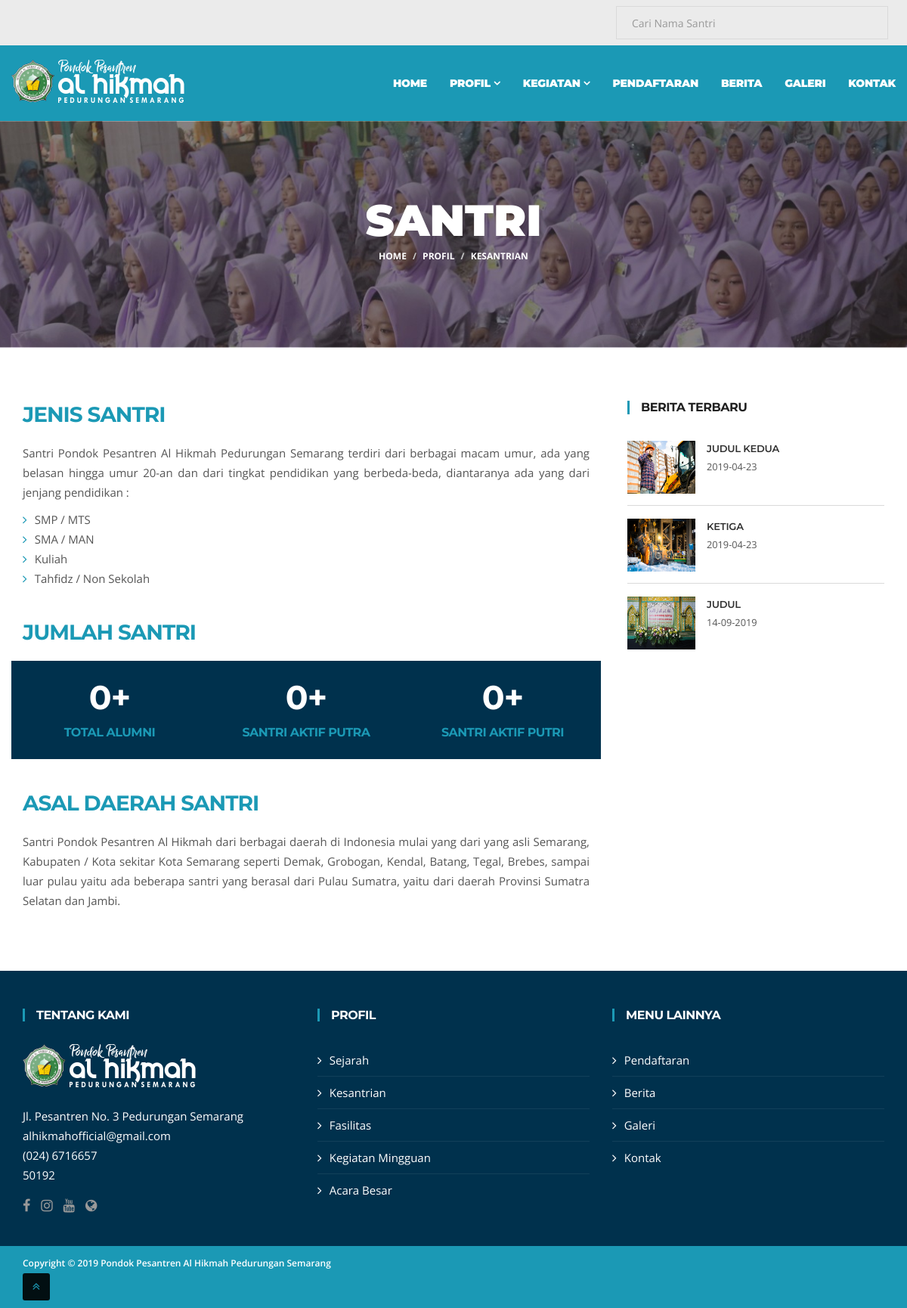
The app's page /kesantrian/index.php with its own data.
### tables this page shows
CREATE TABLE `berita` (
  `id_berita` int(5) NOT NULL,
  `tanggal` varchar(50) NOT NULL,
  `id_label` int(4) NOT NULL DEFAULT '0',
  `judul` varchar(100) NOT NULL,
  `isi` varchar(4000) NOT NULL,
  `gambar` varchar(20) NOT NULL
);

### kesantrian/index.php (the view, shortened to what this page needs)
<?php
include '../koneksi.php';
$sql = "SELECT * FROM berita join label using(id_label) limit 3";
$result = mysqli_query($conn, $sql);
?>
<!DOCTYPE html>
<html lang="en">
<head>
   <link rel="stylesheet" href="../css/bootstrap.min.css">
   <link rel="stylesheet" href="../css/style.css">
   <link rel="stylesheet" href="../css/responsive.css">
   <link rel="stylesheet" href="../css/font-awesome.min.css">
   <link rel="stylesheet" href="../css/animate.css">
   <link rel="stylesheet" href="../css/owl.carousel.min.css">
   <link rel="stylesheet" href="../css/owl.theme.default.min.css">
   <link rel="stylesheet" href="../css/colorbox.css">
  </head>
  <body>
   <div class="body-inner">
    <div id="top-bar" class="top-bar">
     <div class="container">
      <div class="row">
       <div class="col-lg-4 col-md-4 col-sm-6 col-xs-12 text-right pull-right">
        <form action="../datacari">
          <div class="">
            <input type="text" name="cari" class="form-control form-control-lg" placeholder="Cari Nama Santri" autocomplete="off">
          </div>
        </form>
      </div>
    </div>
  </div>
</div>
<header id="header" class="header-two">
  <div class="container">
    <div class="row">
      <div class="navbar-header">
        <div class="logo">
          <a href="../">
            <img src="../images/logo.png" alt="">
          </a>
        </div>
      </div>
      <nav class="site-navigation navigation pull-right">
        <div class="site-nav-inner">
          <div class="collapse navbar-collapse navbar-responsive-collapse">
            <ul class="nav navbar-nav">
              <li><a href="../">Home</a>
              </li>
              <li class="dropdown"><a href="#" class="dropdown-toggle" data-toggle="dropdown">Profil <i
                class="fa fa-angle-down"></i></a>
              </li>
              <li class="dropdown"><a href="#" class="dropdown-toggle" data-toggle="dropdown">Kegiatan <i
                class="fa fa-angle-down"></i></a>
              </li>
              <li><a href="../pendaftaran">Pendaftaran</a></li>
              <li><a href="../">Berita</a></li>
              <li><a href="../galeri">Galeri</a></li>
              <li><a href="../kontak">Kontak</a></li>
            </ul>
          </div>
        </div>
      </nav>
    </div>
  </div>
</header>
<div id="banner-area" class="banner-area" style="background-image:url(../images/banner3.jpg)">
  <div class="banner-text">
   <div class="container">
    <div class="row">
     <div class="col-xs-12">
      <div class="banner-heading">
       <h1 class="banner-title">Santri</h1>
       <ol class="breadcrumb">
        <li><a href="../">Home</a></li>
        <li>Profil</li>
        <li>Kesantrian</li>
      </ol>
    </div>
  </div>
</div>
</div>
</div>
</div>
<section id="main-container" class="main-container">
  <div class="container">
   <div class="row">
    <div class="col-lg-8 col-md-8 col-sm-12">
     <div class="content-inner-page">
      <h2 class="column-title mrt-0">Jenis Santri</h2>
      <div class="row">
       <div class="col-md-12">
        <p style="text-align: justify;">Santri Pondok Pesantren Al Hikmah Pedurungan Semarang terdiri dari berbagai macam umur, ada yang belasan hingga umur 20-an dan dari tingkat pendidikan yang berbeda-beda, diantaranya ada yang dari jenjang pendidikan :</p>
        <ul class="list-arrow">
          <li>SMP / MTS</li>
          <li>SMA / MAN</li>
          <li>Kuliah</li>
          <li>Tahfidz / Non Sekolah</li>
        </ul>
      </div>
    </div>
    <div class="gap-40">
    </div>
    <h2 class="column-title mrt-0">Jumlah Santri</h2>
    <div class="row facts-area dark-bg">
      <div class="facts-wrapper">
        <div class="col-sm-4 ts-facts">
          <div class="ts-facts-content">
            <h2 class="ts-facts-num"><span class="counterUp" data-count="4000">0</span>+</h2>
            <h3 class="ts-facts-title">Total Alumni</h3>
          </div>
        </div>
        <div class="col-sm-4 ts-facts">
          <div class="ts-facts-content">
            <h2 class="ts-facts-num"><span class="counterUp" data-count="70">0</span>+</h2>
            <h3 class="ts-facts-title">Santri Aktif Putra</h3>
          </div>
        </div>
        <div class="col-sm-4 ts-facts">
          <div class="ts-facts-content">
            <h2 class="ts-facts-num"><span class="counterUp" data-count="200">0</span>+</h2>
            <h3 class="ts-facts-title">Santri Aktif Putri</h3>
            <br>
          </div>
        </div>
      </div>
    </div>
    <div class="gap-40">
    </div>
    <h2 class="column-title mrt-0">Asal Daerah Santri</h2>
    <div class="row">
     <div class="col-md-12">
      <p style="text-align: justify;">Santri Pondok Pesantren Al Hikmah dari berbagai daerah di Indonesia mulai yang dari yang asli Semarang, Kabupaten / Kota sekitar Kota Semarang seperti Demak, Grobogan, Kendal, Batang, Tegal, Brebes, sampai luar pulau yaitu ada beberapa santri yang berasal dari Pulau Sumatra, yaitu dari daerah Provinsi Sumatra Selatan dan Jambi.</p>
    </div>
  </div>
</div>
</div>
  <div class="col-md-4">
    <div class="sidebar sidebar-right">
      <div class="widget recent-posts">
        <h3 class="widget-title">Berita Terbaru</h3>
        <ul class="unstyled clearfix">
          <?php while($berita = mysqli_fetch_array($result)){
            ?>
            <li>
              <div class="posts-thumb pull-left">
                <a href="#"><img alt="img" src="../admin/img/berita/<?= $berita['gambar']; ?>"></a>
              </div>
              <div class="post-info">
                <h4 class="entry-title">
                  <a href="../lihatberita/?judul=<?= $berita['judul'];?>"><?= $berita['judul']; ?></a>
                </h4>
                <p><small> <?= $berita['tanggal']; ?></small></p>
              </div>
              <div class="clearfix"></div>
            </li>
            <?php
          }
          ?>
        </ul>
      </div>
    </div>
  </div>
</div>
</div>
</section>
<footer id="footer" class="footer bg-overlay">
  <div class="footer-main">
    <div class="container">
      <div class="row">
        <div class="col-md-4 col-sm-12 footer-widget footer-about">
          <h3 class="widget-title">Tentang Kami</h3>
          <img class="footer-logo" src="../images/logo.png" alt="" />
          <p>Jl. Pesantren No. 3 Pedurungan Semarang<br>alhikmahofficial@gmail.com<br>(024) 6716657<br>50192</p>
          <div class="footer-social">
            <ul>
              <li><a href="https://web.facebook.com/ppalhikmahsmg/"><i class="fa fa-facebook"></i></a></li>
              <li><a href="https://www.instagram.com/ppalhikmahsmg/"><i class="fa fa-instagram"></i></a></li>
              <li><a href="https://www.youtube.com/channel/UCld4GHv_Tu-IoTsuRrGj5Yw"><i class="fa fa-youtube"></i></a></li>
              <li><a href="http://www.alhikmah.ponpes.id"><i class="fa fa-globe"></i></a></li>
            </ul>
          </div>
        </div>
            <div class="col-md-4 col-sm-12 col-xs-12 footer-widget">
              <h3 class="widget-title">Profil</h3>
              <ul class="list-arrow">
                <li><a href="../sejarah">Sejarah</a></li>
                <li><a href="">Kesantrian</a></li>
                <li><a href="fasilitas">Fasilitas</a></li>
                <li><a href="../mingguan">Kegiatan Mingguan</a></li>
                <li><a href="../acarabesar">Acara Besar</a></li>
              </ul>
            </div>
            <div class="col-md-4 col-sm-12 col-xs-12 footer-widget">
              <h3 class="widget-title">Menu Lainnya</h3>
              <ul class="list-arrow">
                <li><a href="../pendaftaran">Pendaftaran</a></li>
                <li><a href="../berita">Berita</a></li>
                <li><a href="../galeri">Galeri</a></li>
                <li><a href="../kontak">Kontak</a></li>
              </ul>
            </div>
          </div>
        </div>
      </div>
      <div class="copyright">
        <div class="container">
          <div class="row">
            <div class="col-xs-12 col-sm-6">
              <div class="copyright-info">
                <span>Copyright © 2019 <a href="http://alhikmah.ponpes.id">Pondok Pesantren Al Hikmah Pedurungan Semarang</a></span>
              </div>
            </div>
          </div>
          <div id="back-to-top" data-spy="affix" data-offset-top="10" class="back-to-top affix">
            <button class="btn btn-primary" title="Back to Top">
              <i class="fa fa-angle-double-up"></i>
            </button>
          </div>
        </div>
      </div>
    </footer>
  </div>
</body>
</html>

### css/responsive.css (style rules this page uses)
@media (min-width : 1200px) { .navbar-collapse { padding-right: 0; } }

### records on screen
berita: gambar (picture), judul "JUDUL KEDUA", tanggal "2019-04-23"
berita: gambar (picture), judul "KETIGA", tanggal "2019-04-23"
berita: gambar (picture), judul "JUDUL", tanggal "14-09-2019"
